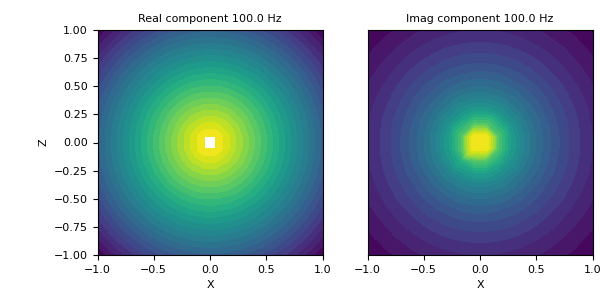

Source code (Python):
# Here, we define an z-oriented magnetic dipole and plot the magnetic
# vector potential on the xy-plane that intercepts z=0.

from geoana.em.fdem import MagneticDipoleWholeSpace
from geoana.utils import ndgrid
from geoana.plotting_utils import plot2Ddata
import numpy as np
import matplotlib.pyplot as plt

# Let us begin by defining the electric current dipole.

frequency = np.logspace(1, 3, 3)
location = np.r_[0., 0., 0.]
orientation = np.r_[0., 0., 1.]
moment = 1.
sigma = 1.0
simulation = MagneticDipoleWholeSpace(
    frequency, location=location, orientation=orientation,
    moment=moment, sigma=sigma
)

# Now we create a set of gridded locations and compute the vector potential.

xyz = ndgrid(np.linspace(-1, 1, 20), np.linspace(-1, 1, 20), np.array([0]))
a = simulation.vector_potential(xyz)

# Finally, we plot the real and imaginary components of the vector potential.

f_ind = 1
fig = plt.figure(figsize=(6, 3))
ax1 = fig.add_axes([0.15, 0.15, 0.40, 0.75])
plot2Ddata(xyz[:, 0:2], np.real(a[f_ind, :, 2]), ax=ax1, scale='log', ncontour=25)
ax1.set_xlabel('X')
ax1.set_ylabel('Z')
ax1.autoscale(tight=True)
ax1.set_title('Real component {} Hz'.format(frequency[f_ind]))
ax2 = fig.add_axes([0.6, 0.15, 0.40, 0.75])
plot2Ddata(xyz[:, 0:2], np.imag(a[f_ind, :, 2]), ax=ax2, scale='log', ncontour=25)
ax2.set_xlabel('X')
ax2.set_yticks([])
ax2.autoscale(tight=True)
ax2.set_title('Imag component {} Hz'.format(frequency[f_ind]))
